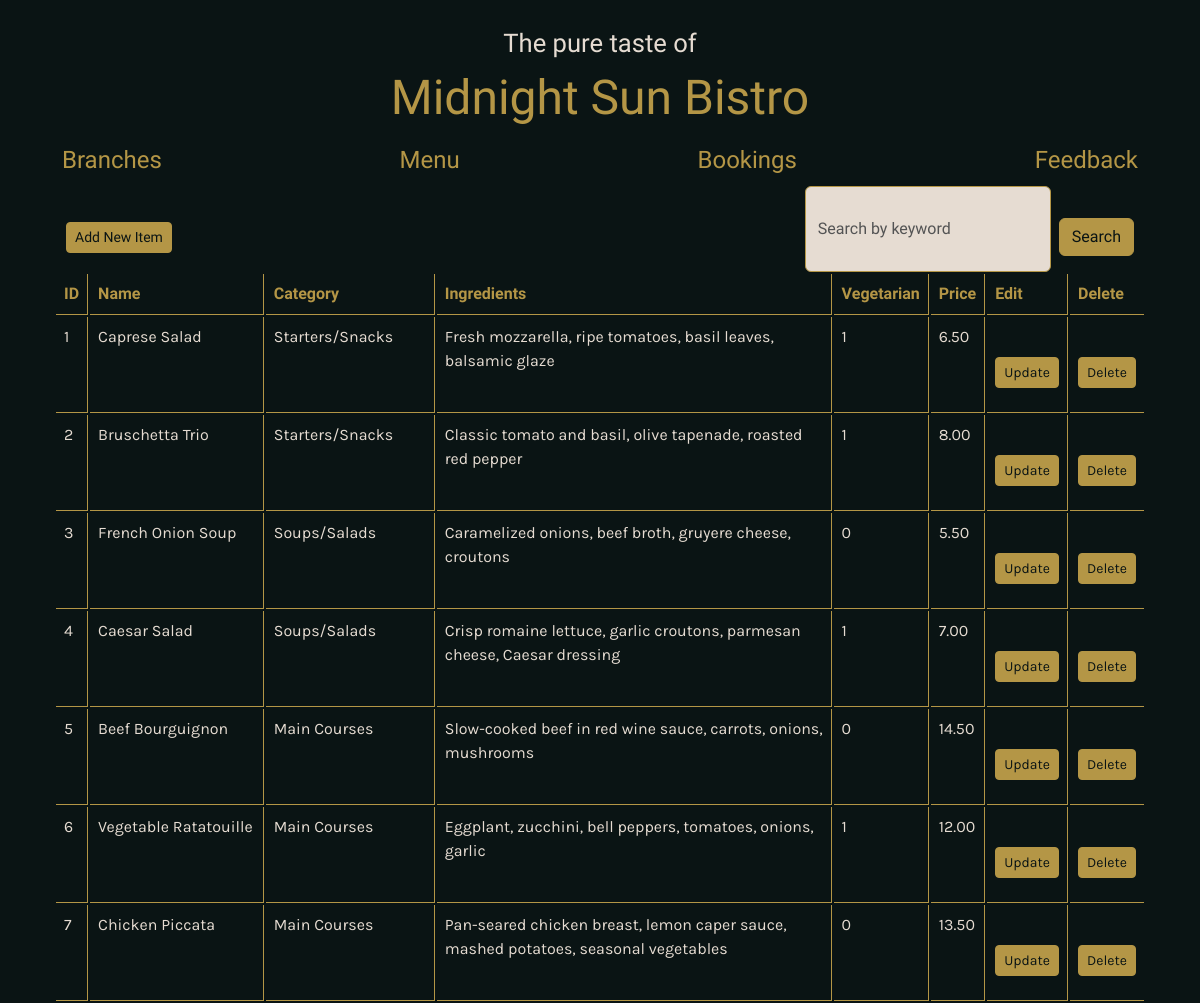
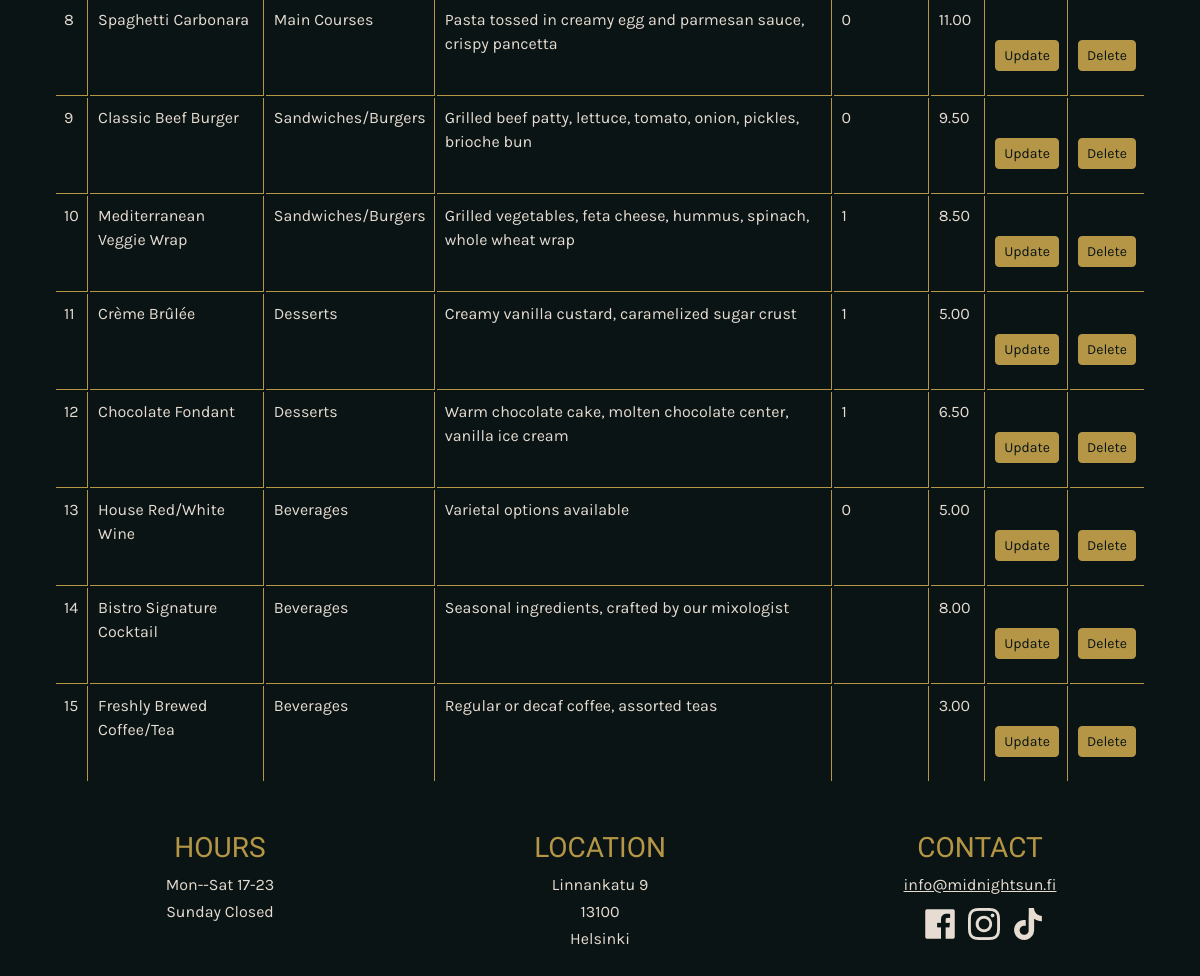
/menu_admin_read.php, run on the app's committed database (2 pictures, top to bottom).
### tables this page shows
CREATE TABLE IF NOT EXISTS `xingxing_menuItems` (
    `item_id` INT NOT NULL AUTO_INCREMENT , 
    `item_name` VARCHAR(100) NOT NULL , 
    `category` VARCHAR(50) NOT NULL , 
    `ingredients` TEXT NULL , 
    `vegetarian` BOOLEAN NULL , 
    `price` DECIMAL(8, 2) NOT NULL , 
    PRIMARY KEY (`item_id`));

### menu_admin_read.php (the view, shortened to what this page needs)
<?php
include_once 'layout/header.php';
require_once 'db_wxx.php';
$sql = "SELECT * FROM xingxing_menuItems";
?>
<div class="container">
    <nav class="navbar" id="menu manage">
        <div class="container-fluid">
            <button type="button" class="btn btn-secondary btn-sm" data-bs-toggle="modal" data-bs-target="#addItemModal">Add New Item</button>
            <form method="get" action="<?php echo htmlspecialchars($_SERVER["PHP_SELF"]); ?>" class="d-flex" role="search">
                <input class="form-control me-2" type="search" placeholder="Search by keyword" name="keyword" aria-label="Search">
                <button class="btn btn-outline-success" type="submit">Search</button>
            </form>
        </div>
    </nav>
<?php
if (isset($_GET['keyword'])) {
    $keyword = $_GET['keyword'];
    $sql = "SELECT * FROM xingxing_menuItems WHERE item_name LIKE '%$keyword%' OR category LIKE '%$keyword%' OR ingredients LIKE '%$keyword%'";
} else {
    $sql = "SELECT * FROM xingxing_menuItems";
}
$result = $conn->query($sql);
?>
    <table class="table table-responsive" id="admin-menu-table">
        <tr>
            <th>ID</th>
            <th>Name</th>
            <th>Category</th>
            <th>Ingredients</th>
            <th>Vegetarian</th>
            <th>Price</th>
            <th>Edit</th>
            <th>Delete</th>
        </tr>
        <?php
        if($result->num_rows > 0) {
            while($row = $result->fetch_assoc()){
        ?>
                <tr>
                    <td><?php echo $row["item_id"]; ?></td>
                    <td><?php echo $row["item_name"]; ?></td>
                    <td><?php echo $row["category"]; ?></td>
                    <td><?php echo $row["ingredients"]; ?></td>
                    <td><?php echo $row["vegetarian"]; ?></td>
                    <td><?php echo $row["price"]; ?></td>
                    <td><a href="menu_functions.php?item_id=<?php echo $row['item_id']; ?>" class="btn btn-secondary btn-sm" role="button">Update</a></td>
                    <td><a href="menu_functions.php?delete_item_id=<?php echo $row['item_id']; ?>" class="btn btn-outline-secondary btn-sm" role="button">Delete</a></td>
                </tr>
        <?php
            }
        } else {
            echo "No results";
        }
        ?>
    </table>
</div>
<?php include 'layout/footer.php' ?>

### layout/css/site.css (style rules this page uses)
body { background-color: #0A1414; font-family: 'Karla', sans-serif; font-size: 1rem; color: #E6DCD2; padding-top: 1.5rem; padding-bottom: 1.5rem; }
h1, h2, h3, h4, h5, h6, tr, th { font-family: 'Markazi Text', serif !important; color: #B49646 !important; }
td { font-family: 'Karla', sans-serif !important; color: #E6DCD2 !important; }
th, td { background-color: #0A1414 !important; }
nav { padding: 0 !important; font-family: 'Markazi Text', serif; }
.btn { background-color: #B49646; border-color: #B49646; color: #0A1414 !important; margin-top: 2rem; margin-bottom: 1rem; }
.form-control { background: #E6DCD2; border-color: #B49646; }
.table { border-collapse: separate; }
.table th, .table td { border-right: 1px solid #B49646; }
.table th:first-child, .table td:first-child { border-left: none; }
.table tr { border-bottom: 1px solid #B49646; }
.table th:last-child, .table td:last-child { border-right: none; }
.table tr:last-child td { border-bottom: none; }

### data on the page
xingxing_menuitems: item_id "1", item_name "Caprese Salad", category "Starters/Snacks", ingredients "Fresh mozzarella, ripe tomatoes, basil leaves, balsamic glaze", vegetarian "1", price "6.50"
xingxing_menuitems: item_id "2", item_name "Bruschetta Trio", category "Starters/Snacks", ingredients "Classic tomato and basil, olive tapenade, roasted red pepper", vegetarian "1", price "8.00"
xingxing_menuitems: item_id "3", item_name "French Onion Soup", category "Soups/Salads", ingredients "Caramelized onions, beef broth, gruyere cheese, croutons", vegetarian "0", price "5.50"
xingxing_menuitems: item_id "4", item_name "Caesar Salad", category "Soups/Salads", ingredients "Crisp romaine lettuce, garlic croutons, parmesan cheese, Caesar dressing", vegetarian "1", price "7.00"
xingxing_menuitems: item_id "5", item_name "Beef Bourguignon", category "Main Courses", ingredients "Slow-cooked beef in red wine sauce, carrots, onions, mushrooms", vegetarian "0", price "14.50"
xingxing_menuitems: item_id "6", item_name "Vegetable Ratatouille", category "Main Courses", ingredients "Eggplant, zucchini, bell peppers, tomatoes, onions, garlic", vegetarian "1", price "12.00"
xingxing_menuitems: item_id "7", item_name "Chicken Piccata", category "Main Courses", ingredients "Pan-seared chicken breast, lemon caper sauce, mashed potatoes, seasonal vegetables", vegetarian "0", price "13.50"
xingxing_menuitems: item_id "8", item_name "Spaghetti Carbonara", category "Main Courses", ingredients "Pasta tossed in creamy egg and parmesan sauce, crispy pancetta", vegetarian "0", price "11.00"
xingxing_menuitems: item_id "9", item_name "Classic Beef Burger", category "Sandwiches/Burgers", ingredients "Grilled beef patty, lettuce, tomato, onion, pickles, brioche bun", vegetarian "0", price "9.50"
xingxing_menuitems: item_id "10", item_name "Mediterranean Veggie Wrap", category "Sandwiches/Burgers", ingredients "Grilled vegetables, feta cheese, hummus, spinach, whole wheat wrap", vegetarian "1", price "8.50"
xingxing_menuitems: item_id "11", item_name "Crème Brûlée", category "Desserts", ingredients "Creamy vanilla custard, caramelized sugar crust", vegetarian "1", price "5.00"
xingxing_menuitems: item_id "12", item_name "Chocolate Fondant", category "Desserts", ingredients "Warm chocolate cake, molten chocolate center, vanilla ice cream", vegetarian "1", price "6.50"
xingxing_menuitems: item_id "13", item_name "House Red/White Wine", category "Beverages", ingredients "Varietal options available", vegetarian "0", price "5.00"
xingxing_menuitems: item_id "14", item_name "Bistro Signature Cocktail", category "Beverages", ingredients "Seasonal ingredients, crafted by our mixologist", price "8.00"
xingxing_menuitems: item_id "15", item_name "Freshly Brewed Coffee/Tea", category "Beverages", ingredients "Regular or decaf coffee, assorted teas", price "3.00"

### other printed values
$link["name"] "Branches"
$link["name"] "Menu"
$link["name"] "Bookings"
$link["name"] "Feedback"
